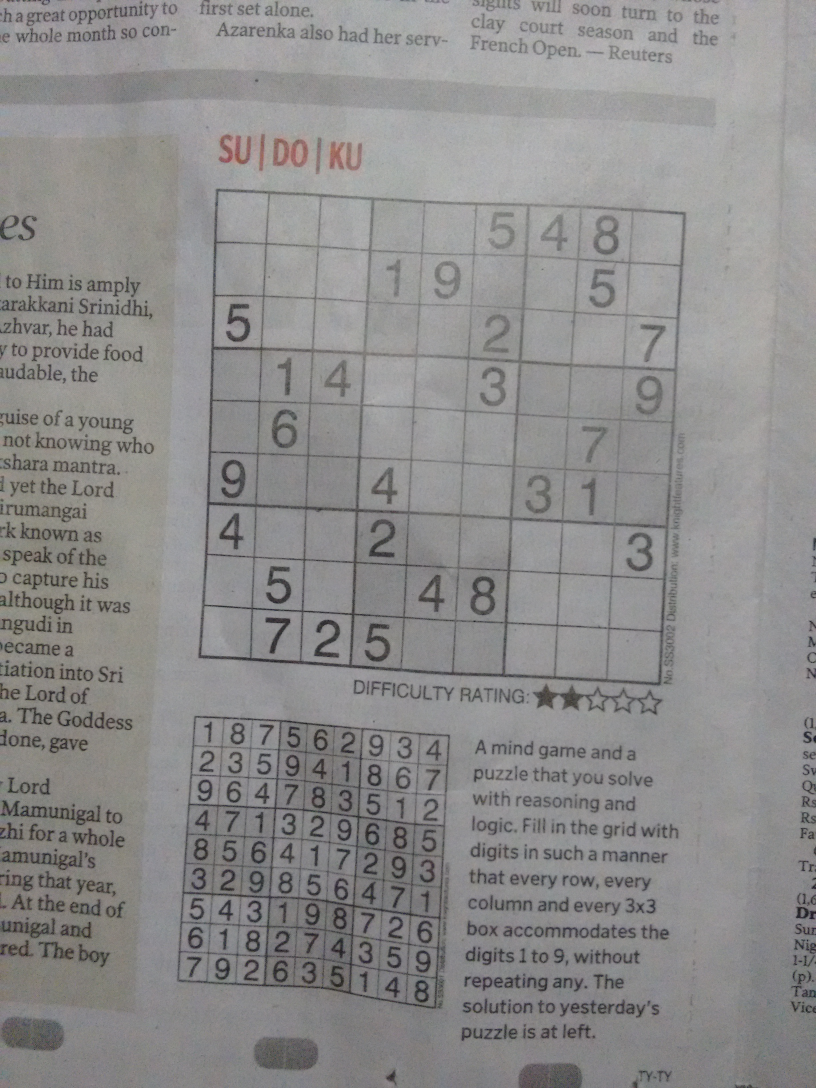
#> input picture failures/image10.jpg, 2448 x 3264 px (shown at 1/3 size)
$ python sudoku.py failures/image10.jpg   (Python 2 division)   (older library calls are emulated)
#> lines starting #> are read from the running program, lines starting #| are printed output that depends on the picture; after the words box and inside, x2 and y2 are one past the last pixel; in counts of white or black regions, pixels touching at a corner belong together
### scripts/sudokuExtractor.py
import cv2

from helpers import Helpers
from cells import Cells


class Extractor(object):

    def __init__(self, path):
        self.helpers = Helpers()
        self.image = self.loadImage(path)
        self.preprocess()
        sudoku = self.cropSudoku()
        sudoku = self.straighten(sudoku)
        self.cells = Cells(sudoku).cells

    def loadImage(self, path):
        color_img = cv2.imread(path)
        if color_img is None:
            raise IOError('Image not loaded')
        print 'Image loaded.'
        return color_img

    def preprocess(self):
        print 'Preprocessing...',
        # przemiana obrazu do skali szarosci, thresholding adaptacyjny, uzupelnienie brakow z szumow
        self.image = cv2.cvtColor(self.image, cv2.COLOR_BGR2GRAY)
        self.image = self.helpers.thresholdify(self.image)
        kernel = cv2.getStructuringElement(cv2.MORPH_ELLIPSE, (2, 2))
        self.image = cv2.morphologyEx(self.image, cv2.MORPH_CLOSE, kernel)
        print 'done.'

    def cropSudoku(self):
        print 'Cropping out Sudoku...',
        # wyciagniecie siatki sudoku
        contour = self.helpers.largestContour(self.image.copy())
        sudoku = self.helpers.cut_out_sudoku_puzzle(self.image.copy(), contour)
        print 'done.'
        return sudoku

    def straighten(self, sudoku):
        print 'Straightening image...',
        # wyprostowanie krzywej badz nierownej siatki sudoku
        largest = self.helpers.largest4SideContour(sudoku.copy())
        app = self.helpers.approx(largest)
        corners = self.helpers.get_rectangle_corners(app)
        sudoku = self.helpers.warp_perspective(corners, sudoku)
        print 'done.'
        return sudoku

### scripts/helpers.py
import cv2
import numpy as np


class Helpers(object):
    # klasa util z metodami pomocniczymi

    # [14 lines left out: function show, not called in this run]

    def isCv2(self):
        return cv2.__version__.startswith('2.')

    def thresholdify(self, img):
        img = cv2.adaptiveThreshold(img.astype(np.uint8), 255, cv2.ADAPTIVE_THRESH_MEAN_C,
                                    cv2.THRESH_BINARY, 21, 3)
        return 255 - img

    # [4 lines left out: function Canny, not called in this run]

    def dilate(self, image, kernel):
        cv2.dilate(image, kernel)
        return image

    def largestContour(self, image):
        if self.isCv2():
            contours, h = cv2.findContours(
                image, cv2.RETR_TREE, cv2.CHAIN_APPROX_SIMPLE)
        else:
            _, contours, h = cv2.findContours(
                image, cv2.RETR_TREE, cv2.CHAIN_APPROX_SIMPLE)
        return max(contours, key=cv2.contourArea)

    def largest4SideContour(self, image):
        contours, h = cv2.findContours(
            image, cv2.RETR_TREE, cv2.CHAIN_APPROX_SIMPLE)
        contours = sorted(contours, key=cv2.contourArea, reverse=True)
        for cnt in contours[:min(5,len(contours))]:
            if len(self.approx(cnt)) == 4:
                return cnt
        return None

    def make_it_square(self, image, side_length=306):
        return cv2.resize(image, (side_length, side_length))

    def area(self, image):
        return float(image.shape[0] * image.shape[1])

    def cut_out_sudoku_puzzle(self, image, contour):
        x, y, w, h = cv2.boundingRect(contour)
        image = image[y:y + h, x:x + w]
        return self.make_it_square(image, min(image.shape))

    # [5 lines left out: function binarized, not called in this run]

    def approx(self, cnt):
        peri = cv2.arcLength(cnt, True)
        app = cv2.approxPolyDP(cnt, 0.01 * peri, True)
        return app

    def get_rectangle_corners(self, cnt):
        pts = cnt.reshape(4, 2)
        rect = np.zeros((4, 2), dtype="float32")

        s = pts.sum(axis=1)
        rect[0] = pts[np.argmin(s)]
        rect[2] = pts[np.argmax(s)]

        diff = np.diff(pts, axis=1)
        rect[1] = pts[np.argmin(diff)]
        rect[3] = pts[np.argmax(diff)]
        return rect

    def warp_perspective(self, rect, grid):
        (tl, tr, br, bl) = rect
        widthA = np.sqrt(((br[0] - bl[0]) ** 2) + ((br[1] - bl[1]) ** 2))
        widthB = np.sqrt(((tr[0] - tl[0]) ** 2) + ((tr[1] - tl[1]) ** 2))

        heightA = np.sqrt(((tr[0] - br[0]) ** 2) + ((tr[1] - br[1]) ** 2))
        heightB = np.sqrt(((tl[0] - bl[0]) ** 2) + ((tl[1] - bl[1]) ** 2))

        maxWidth = max(int(widthA), int(widthB))
        maxHeight = max(int(heightA), int(heightB))

        dst = np.array([
            [0, 0],
            [maxWidth - 1, 0],
            [maxWidth - 1, maxHeight - 1],
            [0, maxHeight - 1]], dtype="float32")

        M = cv2.getPerspectiveTransform(rect, dst)
        warp = cv2.warpPerspective(grid, M, (maxWidth, maxHeight))
        return self.make_it_square(warp)

    # [45 lines left out: functions getTopLine, getBottomLine, getLeftLine, getRightLine, rowShift, colShift, not called in this run]

### scripts/cells.py
import numpy as np
import cv2
import os

from sklearn.externals import joblib
from skimage.feature import hog

from helpers import Helpers


class Cells(object):

    def __init__(self, sudoku):
        print "Loading recognition libraries...",
        clf, pp = joblib.load(os.path.abspath("scripts\\digits_cls.pkl"))
        print 'done.'

        print 'Extracting cells...',
        self.helpers = Helpers()
        self.cells = self.extractCells(sudoku, clf, pp)
        print 'done.'

    # [72 lines left out: functions extractCells, clean_1, clean_2, centerDigit, centerX, centerY, not called in this run]

### scripts/sudopy.py
## See http://norvig.com/sudoku.html

def cross(A, B):
    return [a+b for a in A for b in B]

digits   = '123456789'
rows     = 'ABCDEFGHI'
cols     = digits
squares  = cross(rows, cols)
unitlist = ([cross(rows, c) for c in cols] +
            [cross(r, cols) for r in rows] +
            [cross(rs, cs) for rs in ('ABC','DEF','GHI') for cs in ('123','456','789')])
units = dict((s, [u for u in unitlist if s in u])
             for s in squares)
peers = dict((s, set(sum(units[s],[]))-set([s]))
             for s in squares)

################ Unit Tests ################

# [76 lines left out: functions test, parse_grid, grid_values, assign, eliminate, display and 1 more, not called in this run]

def solve(grid, timelimit = 0):
    result = time_solve(grid, timelimit)
    return result

# [27 lines left out: functions solved, search, some, shuffled, not called in this run]

def getResult(values):
    return [values[row + col] for row in rows for col in cols]

################ System test ################

import time, random

# [9 lines left out: function random_puzzle, not called in this run]

grid1  = '003020600900305001001806400008102900700000008006708200002609500800203009005010300'
grid2  = '4.....8.5.3..........7......2.....6.....8.4......1.......6.3.7.5..2.....1.4......'
hard1  = '.....6....59.....82....8....45........3........6..3.54...325..6..................'

# [3 lines that do not run on import are left out]

## References used:
## http://norvig.com/sudoku.html

### sudoku.py
import os
import sys

from scripts.sudokuExtractor import Extractor
from scripts.sudoku_str import SudokuStr


def get_cells(image_path):
    # manipulacja obrazem, wyciagniecie komorek sudoku i rozpoznanie cyfr
    for row in Extractor(os.path.abspath(image_path)).cells:
        for cell in row:
            yield str(cell).replace('[', '').replace(']', '')


def snap_sudoku(image_path):
    # pobranie wyniku rozpoznania cyfr z komorek do obliczenia sudoku
    grid = ''.join(cell for cell in get_cells(image_path))
#> in loadImage, color_img is the input picture: shape (3264, 2448, 3); mean B, G, R 139.7, 140, 141.1
#> in thresholdify, `img = cv2.adaptiveThreshold(img.astype(np.uint8), 255, cv2.ADAPTIVE_TH..`:
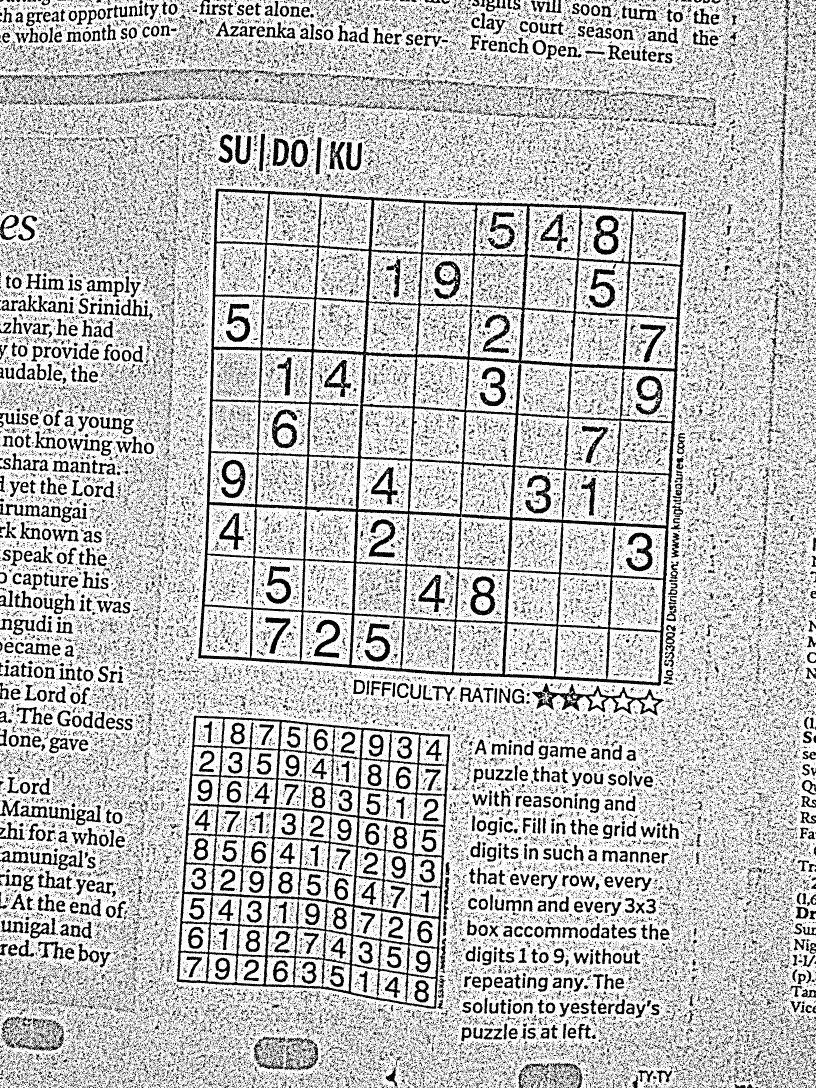
#> img: shape (3264, 2448) (shown at 1/3 size); 75.9% white; 116749 black regions (102010 under 20 px), largest, box (x1, y1, x2, y2) and area: (594, 566, 2060, 2058) 199056, (530, 2147, 1351, 3027) 88901, (1596, 2050, 1992, 2147) 9333
#> in preprocess, `self.image = cv2.morphologyEx(self.image, cv2.MORPH_CLOSE, kernel)`:
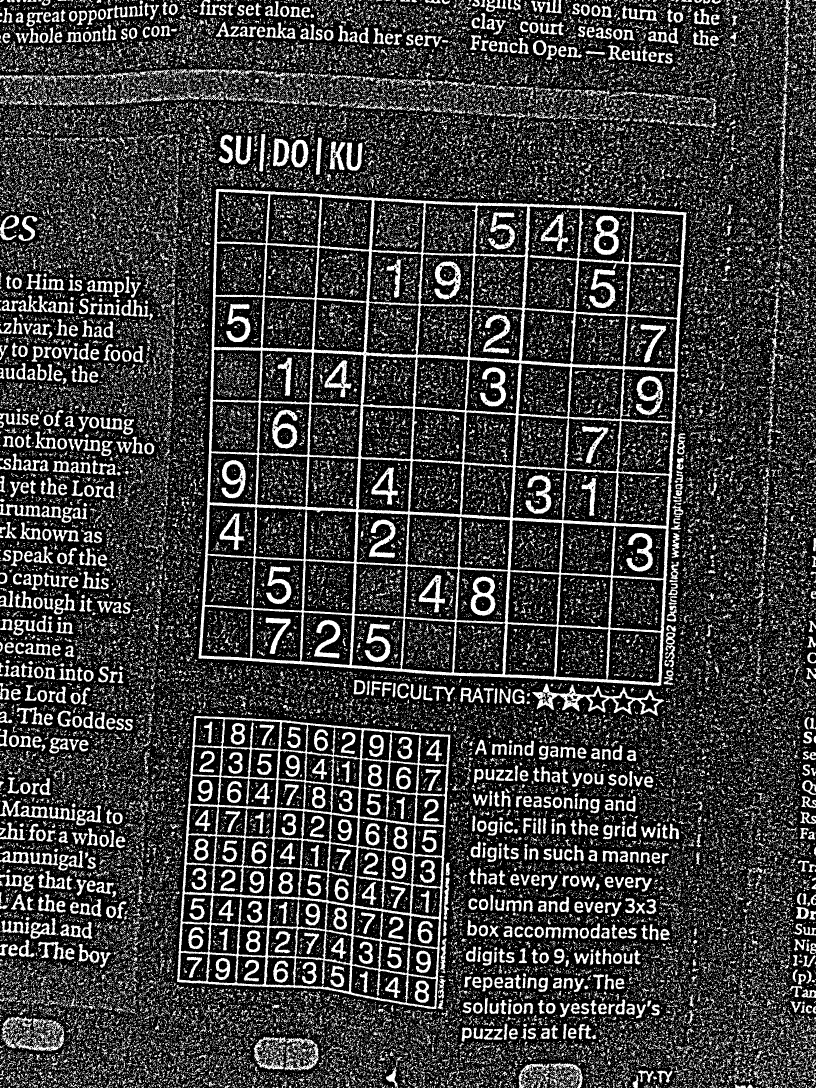
#> self.image: shape (3264, 2448) (shown at 1/3 size); 23.6% white; 72407 white regions (57619 under 20 px), largest, box (x1, y1, x2, y2) and area: (595, 567, 2060, 2058) 199835, (531, 2148, 1352, 3027) 89987, (1597, 2051, 1993, 2148) 9495
#> in largestContour, `_, contours, h = cv2.findContours( image, cv2.RETR_TREE, cv2.CHAIN_APP..`: contours = 75448 contours
#> in cropSudoku, `contour = self.helpers.largestContour(self.image.copy())`: contour = contour of 2231 points, box (x1, y1, x2, y2) (595, 567, 2060, 2058), area 1975180
#> in cut_out_sudoku_puzzle, `x, y, w, h = cv2.boundingRect(contour)`: x = 595; y = 567; w = 1465; h = 1491
#> in cut_out_sudoku_puzzle, `image = image[y:y + h, x:x + w]`:
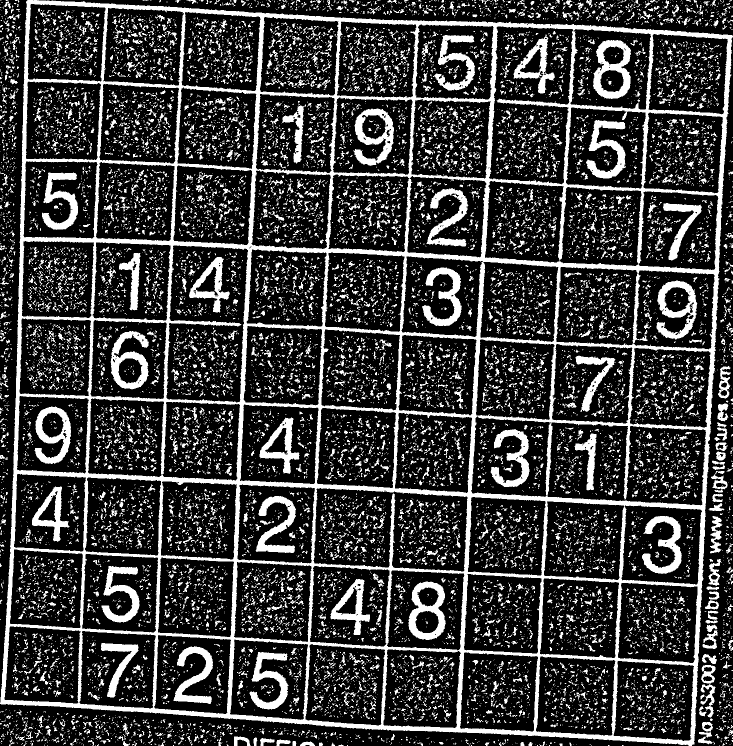
#> image: shape (1491, 1465) (shown at 1/2 size); 23.3% white; 16840 white regions (13659 under 20 px)
#> in make_it_square, `return cv2.resize(image, (side_length, side_length))`:
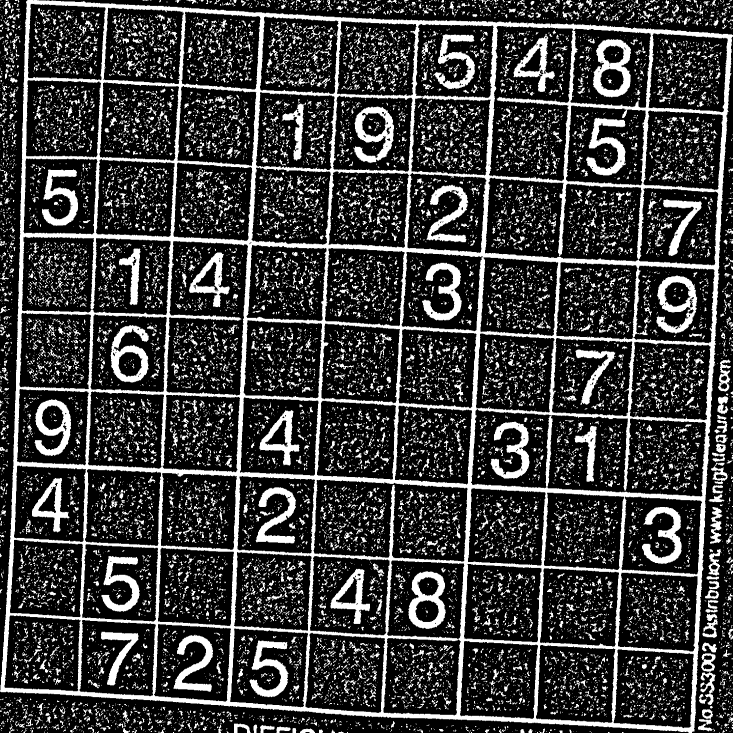
#> returned value: shape (1465, 1465) (shown at 1/2 size); min 0, max 255, mean 59.4
#> in largest4SideContour, `contours, h = cv2.findContours( image, cv2.RETR_TREE, cv2.CHAIN_APPROX..`: contours = 16508 contours, 13758 with area under 20; largest, box (x1, y1, x2, y2) and area: (0, 0, 1465, 1465) 1942602, (1094, 830, 1413, 994) 44207, (332, 482, 497, 791) 43806, (626, 958, 936, 1124) 43751, (977, 52, 1147, 363) 43731
#> the loop in largest4SideContour, `for cnt in contours[:min(5,len(contours))]:` made 1 pass
#> (peri in approx, app in approx) on pass 1: (6086.9, [[54, 0], [0, 1383], [1388, 1463], [1464, 69]])
#> in straighten, `largest = self.helpers.largest4SideContour(sudoku.copy())`: largest = contour of 2082 points, box (x1, y1, x2, y2) (0, 0, 1465, 1465), area 1942602
#> in straighten, `app = self.helpers.approx(largest)`: app = [[54, 0], [0, 1383], [1388, 1463], [1464, 69]]
#> in get_rectangle_corners, `s = pts.sum(axis=1)`: s = [54, 1383, 2851, 1533]
#> in get_rectangle_corners, `diff = np.diff(pts, axis=1)`: diff = [-54, 1383, 75, -1395]
#> in straighten, `corners = self.helpers.get_rectangle_corners(app)`: corners = [[54, 0], [1464, 69], [1388, 1463], [0, 1383]]
#> in warp_perspective, `(tl, tr, br, bl) = rect`: tl = [54, 0]; tr = [1464, 69]; br = [1388, 1463]; bl = [0, 1383]
#> in warp_perspective, `widthA = np.sqrt(((br[0] - bl[0]) ** 2) + ((br[1] - bl[1]) ** 2))`: widthA = 1390.3
#> in warp_perspective, `widthB = np.sqrt(((tr[0] - tl[0]) ** 2) + ((tr[1] - tl[1]) ** 2))`: widthB = 1411.7
#> in warp_perspective, `heightA = np.sqrt(((tr[0] - br[0]) ** 2) + ((tr[1] - br[1]) ** 2))`: heightA = 1396.1
#> in warp_perspective, `heightB = np.sqrt(((tl[0] - bl[0]) ** 2) + ((tl[1] - bl[1]) ** 2))`: heightB = 1384.1
#> in warp_perspective, `maxWidth = max(int(widthA), int(widthB))`: maxWidth = 1411
#> in warp_perspective, `maxHeight = max(int(heightA), int(heightB))`: maxHeight = 1396
#> in warp_perspective, `dst = np.array([ [0, 0], [maxWidth - 1, 0], [maxWidth - 1, maxHeight -..`: dst = [[0, 0], [1410, 0], [1410, 1395], [0, 1395]]
#> in warp_perspective, `M = cv2.getPerspectiveTransform(rect, dst)`: M = [[1.01, 0.0393, -54.39], [-0.0485, 0.992, 2.62], [6.8e-06, -1.07e-05, 1]]
#> in warp_perspective, `warp = cv2.warpPerspective(grid, M, (maxWidth, maxHeight))`:
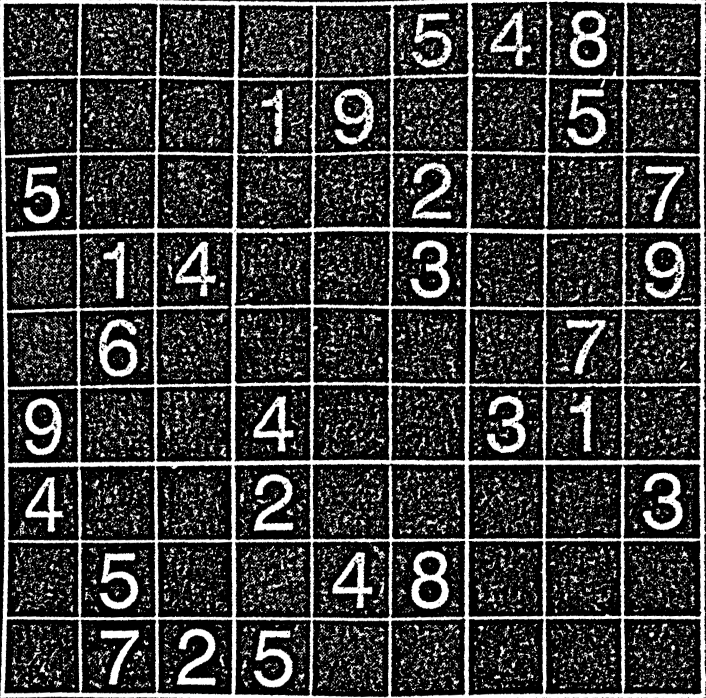
#> warp: shape (1396, 1411) (shown at 1/2 size); min 0, max 255, mean 60.9
#> call 2 of make_it_square, with side_length = 306
#> in make_it_square (call 2), `return cv2.resize(image, (side_length, side_length))`:
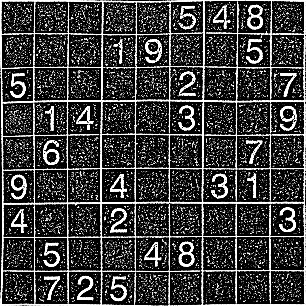
#> returned value: shape (306, 306); min 0, max 255, mean 61.3
#> (reads scripts/digits_cls.pkl from the repository)
    s = SudokuStr(grid)
    print "Finded values: \n", s
    try:
        print('\nSolving...\n\n{}'.format(s.solve()))
    except ValueError:
        print('No solution found.  Please rescan the puzzle.')


if __name__ == '__main__':
    try:
#> (the run stopped early here; a loop or call above may not have finished)
